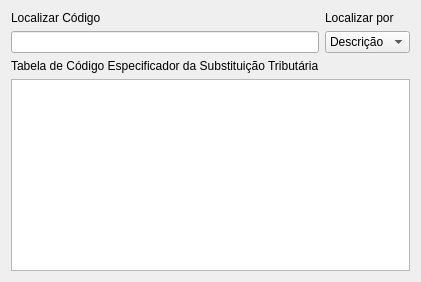
      <widget class="QWidget" name="Cest">
       <attribute name="title">
        <string>Código Especificador</string>
       </attribute>
       <layout class="QGridLayout" name="gridLayout_6">
        <item row="4" column="0" colspan="3">
         <widget class="QTableView" name="cest_tableView">
          <property name="toolTip">
           <string>&lt;html&gt;&lt;head/&gt;&lt;body&gt;&lt;p&gt;A linha selecionada será salva ao finalizar o cadastro&lt;/p&gt;&lt;/body&gt;&lt;/html&gt;</string>
          </property>
          <property name="selectionMode">
           <enum>QAbstractItemView::SingleSelection</enum>
          </property>
          <property name="selectionBehavior">
           <enum>QAbstractItemView::SelectRows</enum>
          </property>
          <attribute name="horizontalHeaderStretchLastSection">
           <bool>true</bool>
          </attribute>
         </widget>
        </item>
        <item row="2" column="0">
         <widget class="QLineEdit" name="cestSearch_lineEdit"/>
        </item>
        <item row="3" column="0">
         <widget class="QLabel" name="label_10">
          <property name="text">
           <string>Tabela de Código Especificador da Substituição Tributária</string>
          </property>
         </widget>
        </item>
        <item row="1" column="0">
         <widget class="QLabel" name="label_11">
          <property name="text">
           <string>Localizar Código</string>
          </property>
         </widget>
        </item>
        <item row="2" column="1" colspan="2">
         <widget class="QComboBox" name="cest_comboBox">
          <property name="sizePolicy">
           <sizepolicy hsizetype="Fixed" vsizetype="Fixed">
            <horstretch>0</horstretch>
            <verstretch>0</verstretch>
           </sizepolicy>
          </property>
          <item>
           <property name="text">
            <string>Descrição</string>
           </property>
          </item>
          <item>
           <property name="text">
            <string>Item</string>
           </property>
          </item>
          <item>
           <property name="text">
            <string>CEST</string>
           </property>
          </item>
          <item>
           <property name="text">
            <string>NCM/SH</string>
           </property>
          </item>
         </widget>
        </item>
        <item row="1" column="1">
         <widget class="QLabel" name="label_12">
          <property name="text">
           <string>Localizar por</string>
          </property>
         </widget>
        </item>
       </layout>
      </widget>
